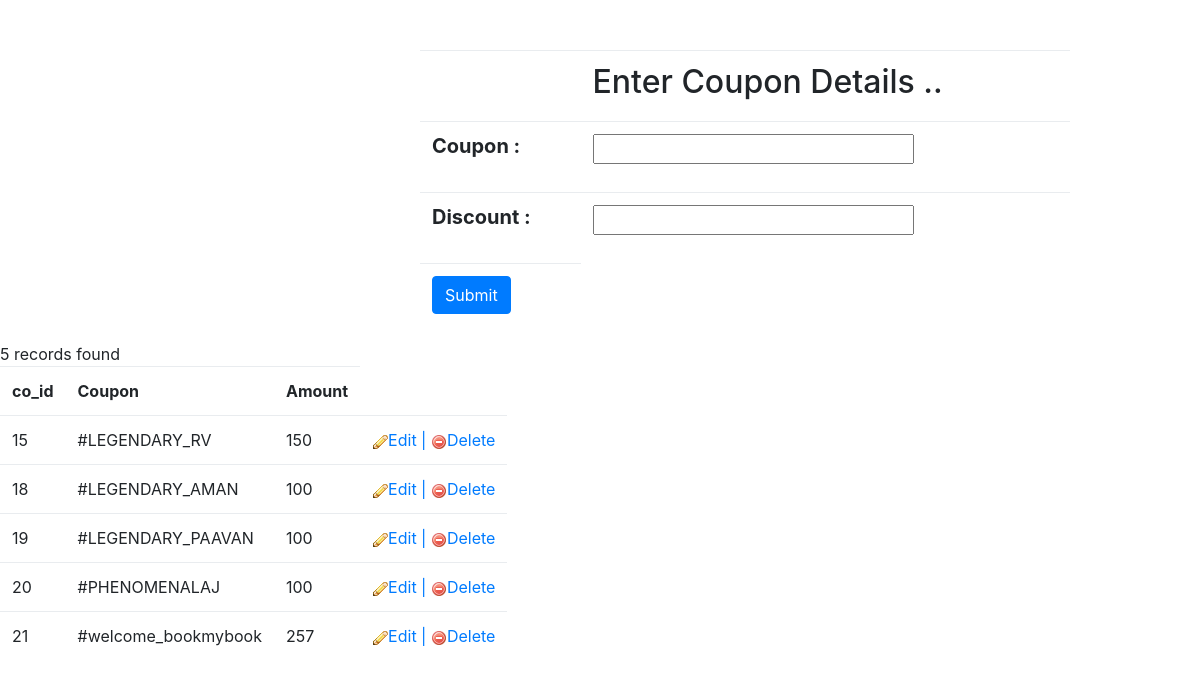
Before: /inscoupon.php with the older database file.
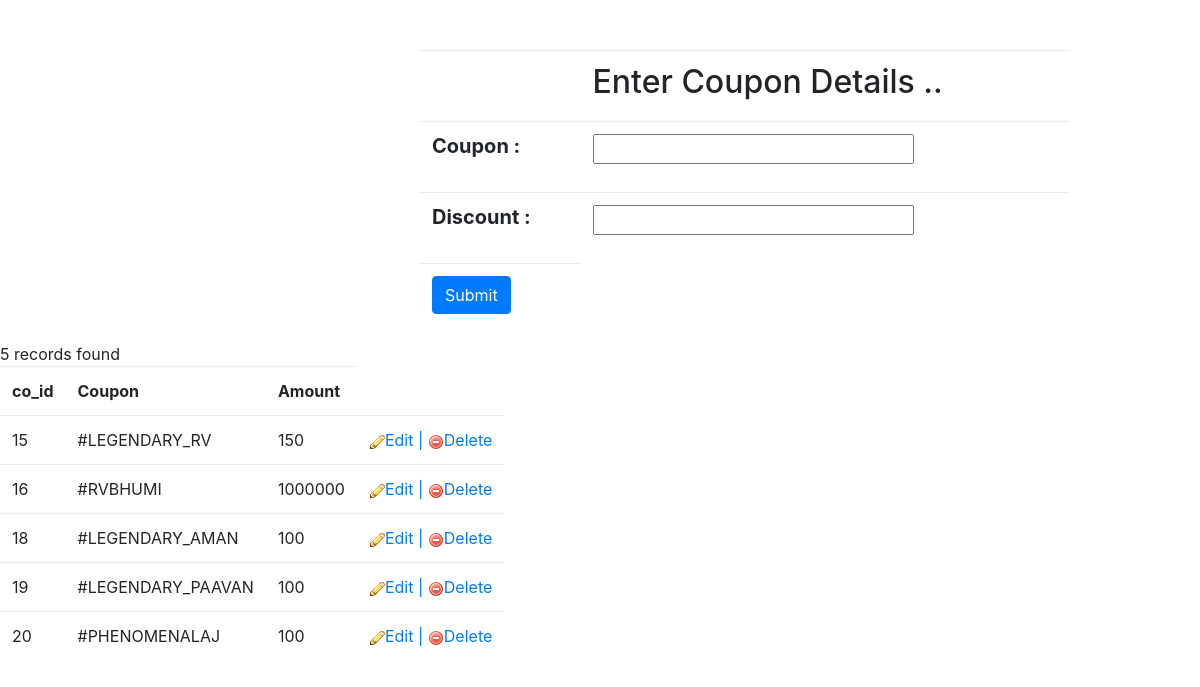
After: the same page with the newer database file.
### tables this page shows
CREATE TABLE `coupon` (
  `co_id` int(255) NOT NULL,
  `coupon` varchar(255) NOT NULL,
  `amount` varchar(255) NOT NULL
);

### inscoupon.php (the view, shortened to what this page needs)
<!DOCTYPE html>
<html>
<head>
	<link rel="stylesheet" type="text/css" href="css/main.css">
    <link rel="stylesheet" type="text/css" href="css/bootstrap.min.css"/>
    <link rel="stylesheet" type="text/css" href="css/main.css">
</head>
<body>
	<form method="post" class="form-default">
		<h5>
        <table class="table" style="margin-left: 420px;
                                    margin-right: 0px;
                                    border-right-width: 150px;
                                    padding-right: 50px;
                                     width: 650px;">
<tr>
    <td></td>
    <th><h2>Enter Coupon Details ..</h2></th>
</tr>
		<tr>
				<th>Coupon : </th>
				<td><input type="text" name="coupon" class="form-group" required></td>
		</tr>
		<tr>
				<th>Discount :</th>
				<td><input type="text" name="discount" class="form-group" required></td>
		</tr>
		<tr>
				<td><button name="submit" type="submit" class="btn btn-primary">Submit</button></td>
		</tr>
        </table>
        </h5>
	</form>
<?php
	include_once 'connection.php';
	$q =mysqli_query($conn,"SELECT * from coupon");
                     $count=mysqli_num_rows($q);
                     if($count == 0 )
                     {
                        echo "<script> alert('Nothing To Display...');</script>";
                     }
                 else
                 	{
                        echo "<table class='table table-responsive'>";
                        echo "<tr>";
                        echo "<th>co_id</th>";
                        echo "<th>Coupon</th>";
                        echo "<th>Amount</th>";
                        echo "</tr>";
                         while ($record = mysqli_fetch_row($q))
                 			{
                    				echo "<td>$record[0]</td>
                       			          <td>$record[1]</td>
                        		          <td>$record[2]</td>";
                                   echo "<td><a href='edit.php?id=$record[0]'><img src='img/edit.png'>Edit | <a href='delete.php?id=$record[0]'><img src='img/delete.png'>Delete </td>";
                             	echo "<tr>";
                            }
                    }
 ?>
</body>
</html>

Changed rows visible on the page:
removed coupon: co_id "21", coupon "#welcome_bookmybook", amount "257"
added coupon: co_id "16", coupon "#RVBHUMI", amount "1000000"
